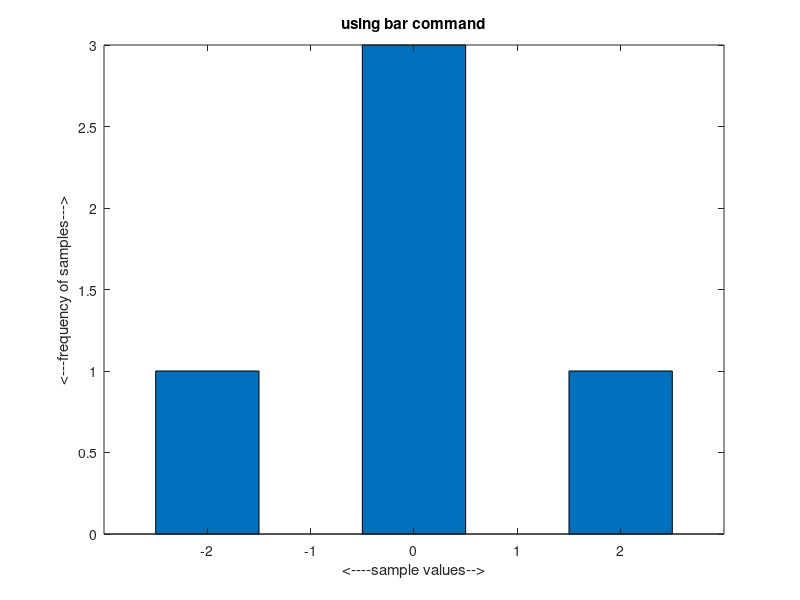

Reproduce this figure in MATLAB. (Note: this script raises an error after producing the figure.)
clc
clear all
close all

prompt="enter N value=",
N=input(prompt)

n=randi([-2 2],N,1);
c=0;d=0;e=0;f=0;g=0;


for i=1:N;
    if n(i)==-2;
        c=c+1;
    elseif n(i)==-1;
        d=d+1;
    elseif n(i)==0;
        e=e+1;
    elseif n(i)==1;
        f=f+1;
    else n(i)==2;
        g=g+1;
    end
end

y=[c d e f g];
x=-2:1:2;
figure;
bar(x,y,1)
title('using bar command')
xlabel('<----sample values-->')
ylabel('<---frequency of samples--->')
figure;
histogram(n)
title('using histogram command')
xlabel('<----sample values-->')
ylabel('<---frequency of samples--->')


figure;
bar(x,y,0.8,"r")
hold on

histogram(n)
title('compare with and without histogram command')
xlabel('<----sample values-->')
ylabel('<---frequency of samples--->')
legend('without histogram command','with histogram command','location','northwest')

hold off

figure;
histfit(n)
xlabel('<----sample values-->')
ylabel('<---frequency of samples--->')
legend('histogram','normal density function','location','northwest')



 

